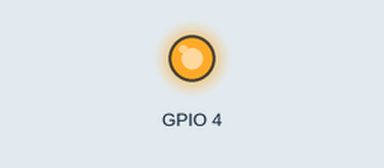
Simulated run of this sketch. Board: ESP32. On the bench: output pins drawn as LEDs (lit = HIGH). WiFi joins after 1.5 s; servers stay silent unless stated; uploads are accepted with an empty reply; the camera gives no picture; what the sketch prints to the serial monitor is not drawn.

Above: at 1.93 s.
At 4.1 s:
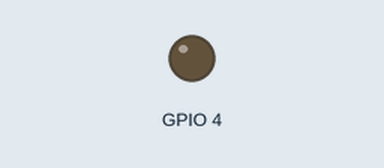
Timing chart, 0 to 7.6 s (numbered marks = the images above):
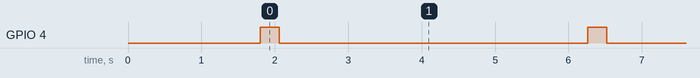

The sketch:

esp32.ino
```cpp
#include "esp_camera.h"
#include <WiFi.h>
#include <HTTPClient.h>

// Thông tin WiFi
const char* ssid = "WIFI SINH VIEN";
const char* password = "";

// Địa chỉ server Flask
const char* serverUrl = "http://172.16.21.94:5000/upload";

// Cấu hình chân camera cho board AI-Thinker
void startCamera() {
  camera_config_t config;
  config.ledc_channel = LEDC_CHANNEL_0;
  config.ledc_timer = LEDC_TIMER_0;
  config.pin_d0 = 5;   config.pin_d1 = 18;
  config.pin_d2 = 19;  config.pin_d3 = 21;
  config.pin_d4 = 36;  config.pin_d5 = 39;
  config.pin_d6 = 34;  config.pin_d7 = 35;
  config.pin_xclk = 0;
  config.pin_pclk = 22;
  config.pin_vsync = 25;
  config.pin_href = 23;
  config.pin_sscb_sda = 26;
  config.pin_sscb_scl = 27;
  config.pin_pwdn = 32;
  config.pin_reset = -1;
  config.xclk_freq_hz = 20000000;
  config.pixel_format = PIXFORMAT_JPEG;

  // Độ phân giải và chất lượng ảnh
  config.frame_size = FRAMESIZE_VGA;   // 640x480
  config.jpeg_quality = 9;
  config.fb_count = 2;

  // Khởi tạo camera
  if (esp_camera_init(&config) != ESP_OK) {
    Serial.println("❌ Camera init failed");
    return;
  }
}

void setup() {
  Serial.begin(115200);

  // Kết nối WiFi
  WiFi.begin(ssid, password);
  while (WiFi.status() != WL_CONNECTED) {
    delay(500);
    Serial.print(".");
  }
  Serial.println("\n✅ WiFi connected");
  Serial.println("📶 IP: " + WiFi.localIP().toString());

  // Cấu hình flash LED (GPIO 4)
  pinMode(4, OUTPUT);
  digitalWrite(4, LOW); // Tắt đèn ban đầu

  // Khởi động camera
  startCamera();
}

void loop() {
  // Bật flash
  digitalWrite(4, HIGH);
  delay(200);  // Chờ ánh sáng ổn định

  // Chụp ảnh
  camera_fb_t * fb = esp_camera_fb_get();
  digitalWrite(4, LOW);  // Tắt flash ngay sau khi chụp

  if (!fb) {
    Serial.println("❌ Capture failed");
    return;
  }

  if (fb->format != PIXFORMAT_JPEG) {
    Serial.println("⚠️ Ảnh không phải JPEG!");
    esp_camera_fb_return(fb);
    return;
  }

  // Gửi ảnh đến server Flask
  HTTPClient http;
  http.begin(serverUrl);
  http.addHeader("Content-Type", "application/octet-stream");

  int res = http.POST(fb->buf, fb->len);
  Serial.println("📤 Server response: " + String(res));

  http.end();
  esp_camera_fb_return(fb);

  // Chờ 4 giây trước khi chụp tiếp
  delay(4000);
}
```

Measured:
- by itself, GPIO 4: alternates HIGH for 0.26 s and LOW for 4.2 s
